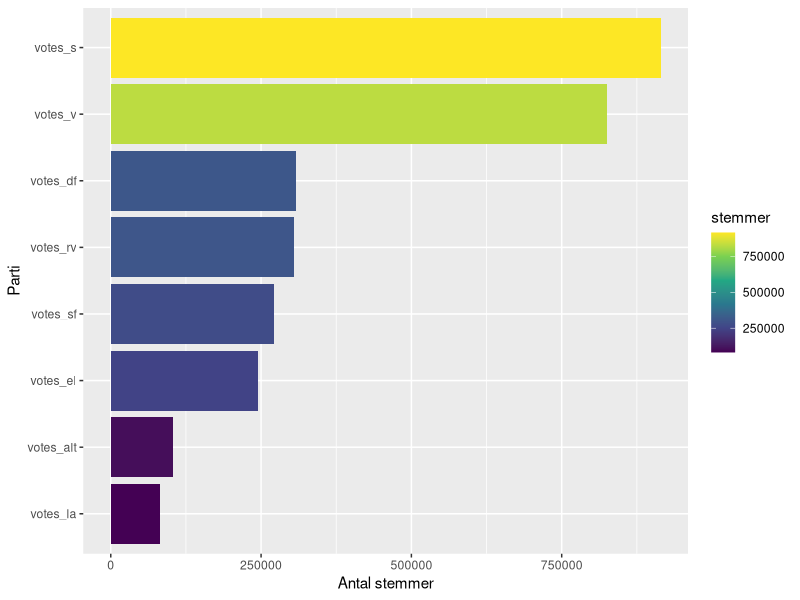
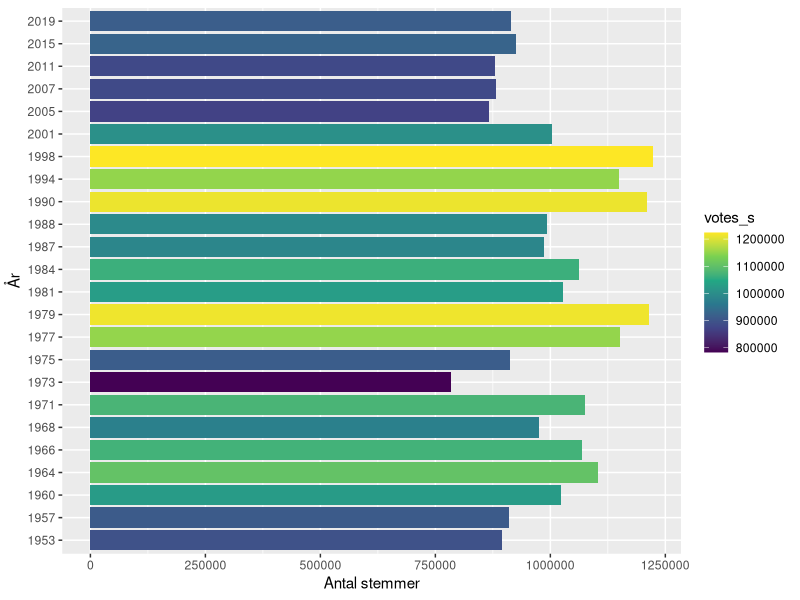

Reproduce these figures in R, in order.
## ---- chunk 1
#install.packages("readxl")
#install.packages("tidyverse")
#install.packages("ggplot2")
## ---- chunk 2
library(readxl)
library(tidyverse)
library(ggplot2) 
## ---- chunk 3
fv_votes <- read_excel("data/folketingsvalg.xlsx", sheet = "votes")
fv_seats <- read_excel("data/folketingsvalg.xlsx", sheet = "seats")

## ---- chunk 4

#Viser de første linjer af vores datasæt
head(fv_votes)

#viser de sidste linjer i vores datasæt
tail(fv_seats)

## ---- chunk 5

#Udvælg centrale partier - her er det de partier, der blev valgt ind i folketinget i 2019
fv_2019 <- select(fv_votes, "year", "votes_s", "votes_df", "votes_v", "votes_el", "votes_la", "votes_alt", "votes_rv", "votes_sf")

#Komprimer tabellen for folketinget i 2019, så partierne samles i en kolonne og antal stemmer samles i en anden kolonne
fv_2019 <- pivot_longer(fv_2019, cols = 2:9, names_to = "parti", values_to = "stemmer")

#Finder max værdien i kolonnen
max(fv_2019$stemmer, na.rm = TRUE)

#Finder min værdien i kolonnen
min(fv_2019$stemmer, na.rm = TRUE)

#Viser oversigt over min, max, median, mean etc.
summary(fv_2019$stemmer)

## ---- chunk 6
#Visualisering af antallet af stemmer pr. parti ved folketingsvalget i 2019 for de partier, der blev valgt ind 
fv_2019 %>% 
  filter(year == 2019) %>%
  ggplot(aes(x = reorder(parti, stemmer), y = stemmer, fill = stemmer))+
  geom_col()+
  coord_flip()+
  labs(x = "Parti", y = "Antal stemmer")+
  scale_fill_viridis_c()
## ---- chunk 7

#Udvælg de kolonner/variable som vi ønsker i tabellen. Her der det socialdemokratiet og årstal vi er interesserede i
fv_votes_s <- fv_votes %>% 
  select(votes_s, year)

#Visualisering af antallet af stemmer for Socialdemokratiet fra 1953 til 2019
fv_votes_s %>% 
  ggplot(aes(x = factor(year), y = votes_s, fill = votes_s))+
  geom_col()+
  coord_flip()+
  labs(x = "År", y = "Antal stemmer")+
  scale_fill_viridis_c()
## ---- chunk 8
#Sammenflet de to datasæt med udgangspunkt i den fælles variable 'years'
fv <- left_join(fv_votes, fv_seats, by = "year")

#Lav et nyt datasæt, hvor relevante variable optræder - obs. vi er interesserede i kolonnen votes_total, da andel udregnes med afsæt i det fulde antal
fv_v <- fv %>%
  select(year, votes_v, seats_v, votes_total) %>% 
  mutate(andel_stemmer = votes_v / votes_total) %>% 
  mutate(andel_mandater = seats_v / 175)

#Se en oversigt over fordelingen af andel stemmer og mandater for Venstre
summary(fv_v)

#Filtrer efter det år, hvor Venstre havde den mindste andel af stemmerne
fv_v %>% 
  filter(andel_stemmer == min(andel_stemmer))

#Filtrer efter det år, hvor Venstre havde den største andel af stemmerne
fv_v %>% 
  filter(andel_stemmer == max(andel_stemmer))
	
